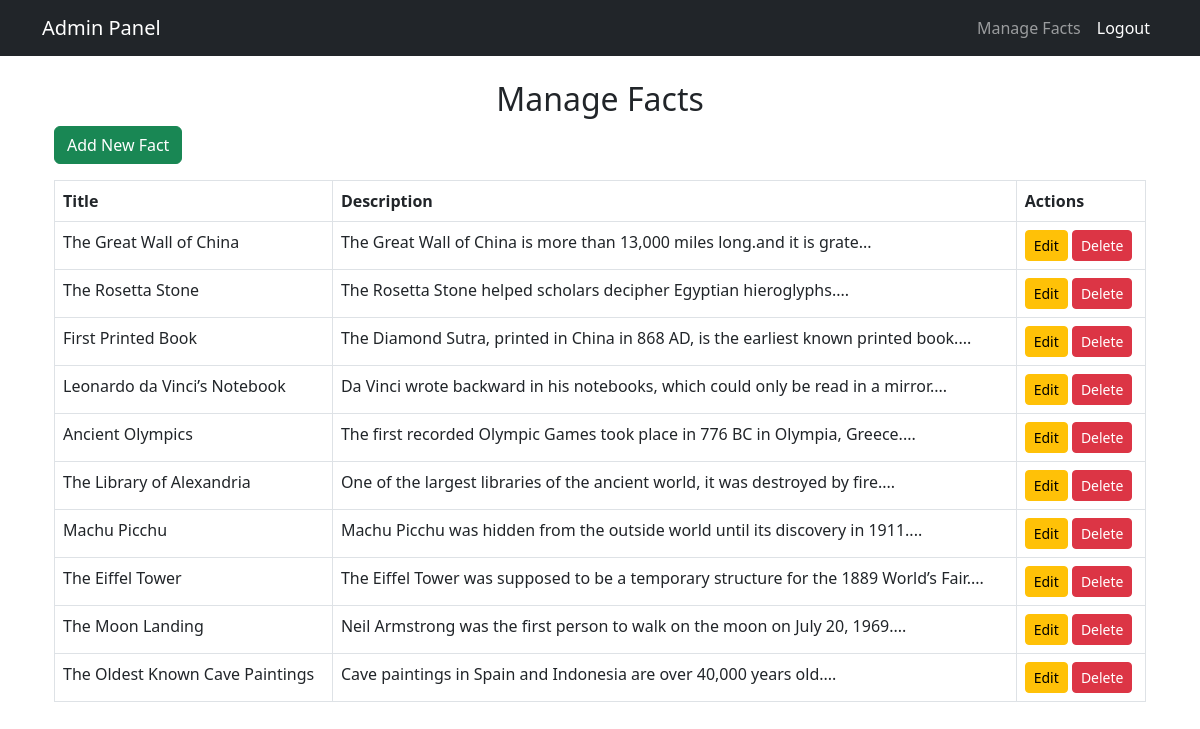
The page /admin/manage_facts (signed in) on the database its author committed.
### app.py (models this page shows)
class Fact(db.Model):
    id = db.Column(db.Integer, primary_key=True)
    title = db.Column(db.String(200), nullable=False)
    description = db.Column(db.Text, nullable=False)

### app.py (the view)
@app.route('/admin/manage_facts')
@login_required
def manage_facts():
    if current_user.role != 'admin':
        flash("Unauthorized access!", "danger")
        return redirect(url_for('admin_dashboard'))
    facts = Fact.query.all()
    return render_template('admin/manage_facts.html', facts=facts)

### app.py (called while the page is built)
@login_manager.user_loader
def load_user(user_id):
    return User.query.get(int(user_id))

### templates/admin/manage_facts.html
{% extends "admin_base.html" %}
{% block content %}
<div class="container mt-4">
    <h2 class="text-center">Manage Facts</h2>
    <a href="{{ url_for('add_fact') }}" class="btn btn-success mb-3">Add New Fact</a>
    <table class="table table-bordered">
        <thead>
            <tr>
                <th>Title</th>
                <th>Description</th>
                <th>Actions</th>
            </tr>
        </thead>
        <tbody>
            {% for fact in facts %}
            <tr>
                <td>{{ fact.title }}</td>
                <td>{{ fact.description[:100] }}...</td>
                <td>
                    <a href="{{ url_for('edit_fact', id=fact.id) }}" class="btn btn-warning btn-sm">Edit</a>
                    <form action="{{ url_for('delete_fact', id=fact.id) }}" method="post" class="d-inline">
                        <button type="submit" class="btn btn-danger btn-sm" onclick="return confirm('Are you sure?')">Delete</button>
                    </form>
                </td>
            </tr>
            {% endfor %}
        </tbody>
    </table>
</div>
{% endblock %}

### rows shown on the page
Fact: title "The Great Wall of China", description "The Great Wall of China is more than 13,000 miles long.and it is grate"
Fact: title "The Rosetta Stone", description "The Rosetta Stone helped scholars decipher Egyptian hieroglyphs."
Fact: title "First Printed Book", description "The Diamond Sutra, printed in China in 868 AD, is the earliest known printed book."
Fact: title "Leonardo da Vinci’s Notebook", description "Da Vinci wrote backward in his notebooks, which could only be read in a mirror."
Fact: title "Ancient Olympics", description "The first recorded Olympic Games took place in 776 BC in Olympia, Greece."
Fact: title "The Library of Alexandria", description "One of the largest libraries of the ancient world, it was destroyed by fire."
Fact: title "Machu Picchu", description "Machu Picchu was hidden from the outside world until its discovery in 1911."
Fact: title "The Eiffel Tower", description "The Eiffel Tower was supposed to be a temporary structure for the 1889 World’s Fair."
Fact: title "The Moon Landing", description "Neil Armstrong was the first person to walk on the moon on July 20, 1969."
Fact: title "The Oldest Known Cave Paintings", description "Cave paintings in Spain and Indonesia are over 40,000 years old."
